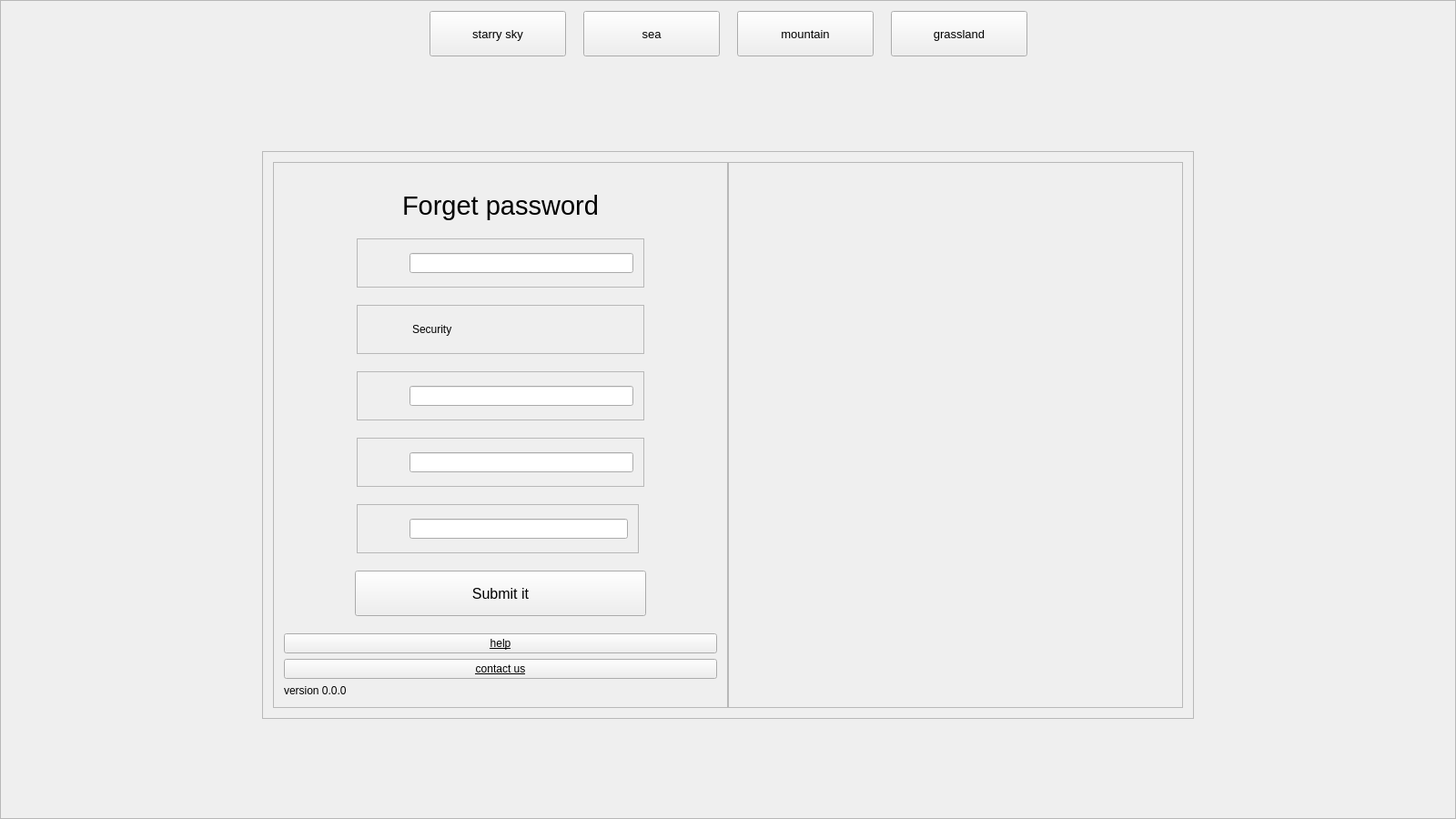
<?xml version="1.0" encoding="UTF-8"?>
<ui version="4.0">
 <class>Widget</class>
 <widget class="QWidget" name="Widget">
  <property name="geometry">
   <rect>
    <x>0</x>
    <y>0</y>
    <width>1600</width>
    <height>900</height>
   </rect>
  </property>
  <property name="minimumSize">
   <size>
    <width>800</width>
    <height>450</height>
   </size>
  </property>
  <property name="windowTitle">
   <string>Widget</string>
  </property>
  <property name="styleSheet">
   <string notr="true"/>
  </property>
  <layout class="QGridLayout" name="gridLayout">
   <property name="leftMargin">
    <number>0</number>
   </property>
   <property name="topMargin">
    <number>0</number>
   </property>
   <property name="rightMargin">
    <number>0</number>
   </property>
   <property name="bottomMargin">
    <number>0</number>
   </property>
   <property name="spacing">
    <number>0</number>
   </property>
   <item row="0" column="0">
    <widget class="QFrame" name="frame_background">
     <property name="styleSheet">
      <string notr="true"/>
     </property>
     <property name="frameShape">
      <enum>QFrame::StyledPanel</enum>
     </property>
     <property name="frameShadow">
      <enum>QFrame::Raised</enum>
     </property>
     <layout class="QGridLayout" name="gridLayout_3">
      <item row="0" column="0">
       <layout class="QVBoxLayout" name="verticalLayout_2">
        <item>
         <layout class="QHBoxLayout" name="horizontalLayout_14">
          <item>
           <spacer name="horizontalSpacer_16">
            <property name="orientation">
             <enum>Qt::Horizontal</enum>
            </property>
            <property name="sizeHint" stdset="0">
             <size>
              <width>13</width>
              <height>20</height>
             </size>
            </property>
           </spacer>
          </item>
          <item>
           <widget class="QPushButton" name="btn_1">
            <property name="sizePolicy">
             <sizepolicy hsizetype="Fixed" vsizetype="Fixed">
              <horstretch>0</horstretch>
              <verstretch>0</verstretch>
             </sizepolicy>
            </property>
            <property name="minimumSize">
             <size>
              <width>150</width>
              <height>50</height>
             </size>
            </property>
            <property name="maximumSize">
             <size>
              <width>150</width>
              <height>50</height>
             </size>
            </property>
            <property name="font">
             <font>
              <pointsize>10</pointsize>
             </font>
            </property>
            <property name="text">
             <string>starry sky</string>
            </property>
           </widget>
          </item>
          <item>
           <spacer name="horizontalSpacer_26">
            <property name="orientation">
             <enum>Qt::Horizontal</enum>
            </property>
            <property name="sizeType">
             <enum>QSizePolicy::Fixed</enum>
            </property>
            <property name="sizeHint" stdset="0">
             <size>
              <width>13</width>
              <height>20</height>
             </size>
            </property>
           </spacer>
          </item>
          <item>
           <widget class="QPushButton" name="btn_2">
            <property name="sizePolicy">
             <sizepolicy hsizetype="Fixed" vsizetype="Fixed">
              <horstretch>0</horstretch>
              <verstretch>0</verstretch>
             </sizepolicy>
            </property>
            <property name="minimumSize">
             <size>
              <width>150</width>
              <height>50</height>
             </size>
            </property>
            <property name="maximumSize">
             <size>
              <width>150</width>
              <height>50</height>
             </size>
            </property>
            <property name="font">
             <font>
              <pointsize>10</pointsize>
             </font>
            </property>
            <property name="text">
             <string>sea</string>
            </property>
           </widget>
          </item>
          <item>
           <spacer name="horizontalSpacer_27">
            <property name="orientation">
             <enum>Qt::Horizontal</enum>
            </property>
            <property name="sizeType">
             <enum>QSizePolicy::Fixed</enum>
            </property>
            <property name="sizeHint" stdset="0">
             <size>
              <width>13</width>
              <height>20</height>
             </size>
            </property>
           </spacer>
          </item>
          <item>
           <widget class="QPushButton" name="btn_3">
            <property name="sizePolicy">
             <sizepolicy hsizetype="Fixed" vsizetype="Fixed">
              <horstretch>0</horstretch>
              <verstretch>0</verstretch>
             </sizepolicy>
            </property>
            <property name="minimumSize">
             <size>
              <width>150</width>
              <height>50</height>
             </size>
            </property>
            <property name="maximumSize">
             <size>
              <width>150</width>
              <height>50</height>
             </size>
            </property>
            <property name="font">
             <font>
              <pointsize>10</pointsize>
             </font>
            </property>
            <property name="text">
             <string>mountain</string>
            </property>
           </widget>
          </item>
          <item>
           <spacer name="horizontalSpacer_28">
            <property name="orientation">
             <enum>Qt::Horizontal</enum>
            </property>
            <property name="sizeType">
             <enum>QSizePolicy::Fixed</enum>
            </property>
            <property name="sizeHint" stdset="0">
             <size>
              <width>13</width>
              <height>20</height>
             </size>
            </property>
           </spacer>
          </item>
          <item>
           <widget class="QPushButton" name="btn_4">
            <property name="sizePolicy">
             <sizepolicy hsizetype="Fixed" vsizetype="Fixed">
              <horstretch>0</horstretch>
              <verstretch>0</verstretch>
             </sizepolicy>
            </property>
            <property name="minimumSize">
             <size>
              <width>150</width>
              <height>50</height>
             </size>
            </property>
            <property name="maximumSize">
             <size>
              <width>150</width>
              <height>50</height>
             </size>
            </property>
            <property name="font">
             <font>
              <pointsize>10</pointsize>
             </font>
            </property>
            <property name="text">
             <string>grassland</string>
            </property>
           </widget>
          </item>
          <item>
           <spacer name="horizontalSpacer_19">
            <property name="orientation">
             <enum>Qt::Horizontal</enum>
            </property>
            <property name="sizeHint" stdset="0">
             <size>
              <width>13</width>
              <height>20</height>
             </size>
            </property>
           </spacer>
          </item>
         </layout>
        </item>
        <item>
         <spacer name="verticalSpacer_9">
          <property name="orientation">
           <enum>Qt::Vertical</enum>
          </property>
          <property name="sizeHint" stdset="0">
           <size>
            <width>20</width>
            <height>13</height>
           </size>
          </property>
         </spacer>
        </item>
        <item>
         <layout class="QHBoxLayout" name="horizontalLayout_9">
          <item>
           <spacer name="horizontalSpacer_17">
            <property name="orientation">
             <enum>Qt::Horizontal</enum>
            </property>
            <property name="sizeHint" stdset="0">
             <size>
              <width>40</width>
              <height>20</height>
             </size>
            </property>
           </spacer>
          </item>
          <item>
           <widget class="QFrame" name="frame">
            <property name="frameShape">
             <enum>QFrame::StyledPanel</enum>
            </property>
            <property name="frameShadow">
             <enum>QFrame::Raised</enum>
            </property>
            <layout class="QGridLayout" name="gridLayout_2">
             <item row="0" column="0">
              <layout class="QHBoxLayout" name="horizontalLayout_8">
               <property name="spacing">
                <number>0</number>
               </property>
               <item>
                <widget class="QFrame" name="frame_login">
                 <property name="sizePolicy">
                  <sizepolicy hsizetype="Minimum" vsizetype="Minimum">
                   <horstretch>0</horstretch>
                   <verstretch>0</verstretch>
                  </sizepolicy>
                 </property>
                 <property name="minimumSize">
                  <size>
                   <width>500</width>
                   <height>600</height>
                  </size>
                 </property>
                 <property name="maximumSize">
                  <size>
                   <width>500</width>
                   <height>600</height>
                  </size>
                 </property>
                 <property name="styleSheet">
                  <string notr="true"/>
                 </property>
                 <property name="frameShape">
                  <enum>QFrame::StyledPanel</enum>
                 </property>
                 <property name="frameShadow">
                  <enum>QFrame::Raised</enum>
                 </property>
                 <layout class="QGridLayout" name="gridLayout_10">
                  <item row="0" column="0">
                   <spacer name="verticalSpacer_12">
                    <property name="orientation">
                     <enum>Qt::Vertical</enum>
                    </property>
                    <property name="sizeHint" stdset="0">
                     <size>
                      <width>17</width>
                      <height>18</height>
                     </size>
                    </property>
                   </spacer>
                  </item>
                  <item row="1" column="0">
                   <layout class="QGridLayout" name="gridLayout_9">
                    <item row="12" column="0" colspan="2">
                     <layout class="QHBoxLayout" name="horizontalLayout_6">
                      <item>
                       <spacer name="horizontalSpacer_13">
                        <property name="orientation">
                         <enum>Qt::Horizontal</enum>
                        </property>
                        <property name="sizeHint" stdset="0">
                         <size>
                          <width>40</width>
                          <height>20</height>
                         </size>
                        </property>
                       </spacer>
                      </item>
                      <item>
                       <widget class="QPushButton" name="btn_forget">
                        <property name="sizePolicy">
                         <sizepolicy hsizetype="Fixed" vsizetype="Fixed">
                          <horstretch>0</horstretch>
                          <verstretch>0</verstretch>
                         </sizepolicy>
                        </property>
                        <property name="minimumSize">
                         <size>
                          <width>320</width>
                          <height>50</height>
                         </size>
                        </property>
                        <property name="maximumSize">
                         <size>
                          <width>320</width>
                          <height>50</height>
                         </size>
                        </property>
                        <property name="font">
                         <font>
                          <family>Arial</family>
                          <pointsize>12</pointsize>
                          <underline>false</underline>
                         </font>
                        </property>
                        <property name="text">
                         <string>Submit it</string>
                        </property>
                       </widget>
                      </item>
                      <item>
                       <spacer name="horizontalSpacer_14">
                        <property name="orientation">
                         <enum>Qt::Horizontal</enum>
                        </property>
                        <property name="sizeHint" stdset="0">
                         <size>
                          <width>40</width>
                          <height>20</height>
                         </size>
                        </property>
                       </spacer>
                      </item>
                     </layout>
                    </item>
                    <item row="2" column="0" colspan="2">
                     <layout class="QHBoxLayout" name="horizontalLayout_7">
                      <item>
                       <spacer name="horizontalSpacer_8">
                        <property name="orientation">
                         <enum>Qt::Horizontal</enum>
                        </property>
                        <property name="sizeType">
                         <enum>QSizePolicy::Fixed</enum>
                        </property>
                        <property name="sizeHint" stdset="0">
                         <size>
                          <width>80</width>
                          <height>20</height>
                         </size>
                        </property>
                       </spacer>
                      </item>
                      <item>
                       <widget class="QFrame" name="frame_pwd_2">
                        <property name="frameShape">
                         <enum>QFrame::StyledPanel</enum>
                        </property>
                        <property name="frameShadow">
                         <enum>QFrame::Raised</enum>
                        </property>
                        <layout class="QGridLayout" name="gridLayout_4">
                         <item row="0" column="0">
                          <layout class="QHBoxLayout" name="horizontalLayout_10">
                           <item>
                            <spacer name="horizontalSpacer_9">
                             <property name="orientation">
                              <enum>Qt::Horizontal</enum>
                             </property>
                             <property name="sizeType">
                              <enum>QSizePolicy::Fixed</enum>
                             </property>
                             <property name="sizeHint" stdset="0">
                              <size>
                               <width>10</width>
                               <height>20</height>
                              </size>
                             </property>
                            </spacer>
                           </item>
                           <item>
                            <widget class="QLabel" name="label_pwd_2">
                             <property name="sizePolicy">
                              <sizepolicy hsizetype="Fixed" vsizetype="Fixed">
                               <horstretch>0</horstretch>
                               <verstretch>0</verstretch>
                              </sizepolicy>
                             </property>
                             <property name="minimumSize">
                              <size>
                               <width>30</width>
                               <height>30</height>
                              </size>
                             </property>
                             <property name="maximumSize">
                              <size>
                               <width>30</width>
                               <height>30</height>
                              </size>
                             </property>
                             <property name="text">
                              <string/>
                             </property>
                            </widget>
                           </item>
                           <item>
                            <widget class="QLineEdit" name="username"/>
                           </item>
                          </layout>
                         </item>
                        </layout>
                       </widget>
                      </item>
                      <item>
                       <spacer name="horizontalSpacer_20">
                        <property name="orientation">
                         <enum>Qt::Horizontal</enum>
                        </property>
                        <property name="sizeType">
                         <enum>QSizePolicy::Fixed</enum>
                        </property>
                        <property name="sizeHint" stdset="0">
                         <size>
                          <width>80</width>
                          <height>20</height>
                         </size>
                        </property>
                       </spacer>
                      </item>
                     </layout>
                    </item>
                    <item row="14" column="0" colspan="2">
                     <widget class="QPushButton" name="btn_forget_3">
                      <property name="font">
                       <font>
                        <family>Arial</family>
                        <underline>true</underline>
                       </font>
                      </property>
                      <property name="styleSheet">
                       <string notr="true"/>
                      </property>
                      <property name="text">
                       <string>help</string>
                      </property>
                     </widget>
                    </item>
                    <item row="16" column="0" colspan="2">
                     <widget class="QLabel" name="label">
                      <property name="text">
                       <string>version 0.0.0</string>
                      </property>
                     </widget>
                    </item>
                    <item row="7" column="0" colspan="2">
                     <spacer name="verticalSpacer_7">
                      <property name="orientation">
                       <enum>Qt::Vertical</enum>
                      </property>
                      <property name="sizeHint" stdset="0">
                       <size>
                        <width>20</width>
                        <height>13</height>
                       </size>
                      </property>
                     </spacer>
                    </item>
                    <item row="15" column="0" colspan="2">
                     <widget class="QPushButton" name="btn_forget_2">
                      <property name="font">
                       <font>
                        <family>Arial</family>
                        <underline>true</underline>
                       </font>
                      </property>
                      <property name="text">
                       <string>contact us</string>
                      </property>
                     </widget>
                    </item>
                    <item row="11" column="0" colspan="2">
                     <spacer name="verticalSpacer_6">
                      <property name="orientation">
                       <enum>Qt::Vertical</enum>
                      </property>
                      <property name="sizeHint" stdset="0">
                       <size>
                        <width>17</width>
                        <height>13</height>
                       </size>
                      </property>
                     </spacer>
                    </item>
                    <item row="5" column="0" colspan="2">
                     <spacer name="verticalSpacer_15">
                      <property name="orientation">
                       <enum>Qt::Vertical</enum>
                      </property>
                      <property name="sizeHint" stdset="0">
                       <size>
                        <width>20</width>
                        <height>13</height>
                       </size>
                      </property>
                     </spacer>
                    </item>
                    <item row="8" column="0" colspan="2">
                     <layout class="QHBoxLayout" name="horizontalLayout_15">
                      <item>
                       <spacer name="horizontalSpacer_23">
                        <property name="orientation">
                         <enum>Qt::Horizontal</enum>
                        </property>
                        <property name="sizeType">
                         <enum>QSizePolicy::Fixed</enum>
                        </property>
                        <property name="sizeHint" stdset="0">
                         <size>
                          <width>80</width>
                          <height>20</height>
                         </size>
                        </property>
                       </spacer>
                      </item>
                      <item>
                       <widget class="QFrame" name="frame_pwd_5">
                        <property name="frameShape">
                         <enum>QFrame::StyledPanel</enum>
                        </property>
                        <property name="frameShadow">
                         <enum>QFrame::Raised</enum>
                        </property>
                        <layout class="QGridLayout" name="gridLayout_8">
                         <item row="0" column="0">
                          <layout class="QHBoxLayout" name="horizontalLayout_16">
                           <item>
                            <spacer name="horizontalSpacer_24">
                             <property name="orientation">
                              <enum>Qt::Horizontal</enum>
                             </property>
                             <property name="sizeType">
                              <enum>QSizePolicy::Fixed</enum>
                             </property>
                             <property name="sizeHint" stdset="0">
                              <size>
                               <width>10</width>
                               <height>20</height>
                              </size>
                             </property>
                            </spacer>
                           </item>
                           <item>
                            <widget class="QLabel" name="label_pwd_5">
                             <property name="sizePolicy">
                              <sizepolicy hsizetype="Fixed" vsizetype="Fixed">
                               <horstretch>0</horstretch>
                               <verstretch>0</verstretch>
                              </sizepolicy>
                             </property>
                             <property name="minimumSize">
                              <size>
                               <width>30</width>
                               <height>30</height>
                              </size>
                             </property>
                             <property name="maximumSize">
                              <size>
                               <width>30</width>
                               <height>30</height>
                              </size>
                             </property>
                             <property name="text">
                              <string/>
                             </property>
                            </widget>
                           </item>
                           <item>
                            <widget class="QLineEdit" name="new_password"/>
                           </item>
                          </layout>
                         </item>
                        </layout>
                       </widget>
                      </item>
                      <item>
                       <spacer name="horizontalSpacer_25">
                        <property name="orientation">
                         <enum>Qt::Horizontal</enum>
                        </property>
                        <property name="sizeType">
                         <enum>QSizePolicy::Fixed</enum>
                        </property>
                        <property name="sizeHint" stdset="0">
                         <size>
                          <width>80</width>
                          <height>20</height>
                         </size>
                        </property>
                       </spacer>
                      </item>
                     </layout>
                    </item>
                    <item row="3" column="0" colspan="2">
                     <spacer name="verticalSpacer_16">
                      <property name="orientation">
                       <enum>Qt::Vertical</enum>
                      </property>
                      <property name="sizeHint" stdset="0">
                       <size>
                        <width>17</width>
                        <height>13</height>
                       </size>
                      </property>
                     </spacer>
                    </item>
                    <item row="13" column="0" colspan="2">
                     <spacer name="verticalSpacer_8">
                      <property name="orientation">
                       <enum>Qt::Vertical</enum>
                      </property>
                      <property name="sizeHint" stdset="0">
                       <size>
                        <width>17</width>
                        <height>13</height>
                       </size>
                      </property>
                     </spacer>
                    </item>
                    <item row="1" column="0" colspan="2">
                     <spacer name="verticalSpacer">
                      <property name="orientation">
                       <enum>Qt::Vertical</enum>
                      </property>
                      <property name="sizeHint" stdset="0">
                       <size>
                        <width>17</width>
                        <height>13</height>
                       </size>
                      </property>
                     </spacer>
                    </item>
                    <item row="0" column="0" colspan="2">
                     <layout class="QHBoxLayout" name="horizontalLayout">
                      <item>
                       <spacer name="horizontalSpacer">
                        <property name="orientation">
                         <enum>Qt::Horizontal</enum>
                        </property>
                        <property name="sizeHint" stdset="0">
                         <size>
                          <width>40</width>
                          <height>20</height>
                         </size>
                        </property>
                       </spacer>
                      </item>
                      <item>
                       <widget class="QLabel" name="label_login">
                        <property name="font">
                         <font>
                          <family>Arial</family>
                          <pointsize>22</pointsize>
                         </font>
                        </property>
                        <property name="styleSheet">
                         <string notr="true"/>
                        </property>
                        <property name="text">
                         <string>Forget password</string>
                        </property>
                       </widget>
                      </item>
                      <item>
                       <spacer name="horizontalSpacer_2">
                        <property name="orientation">
                         <enum>Qt::Horizontal</enum>
                        </property>
                        <property name="sizeHint" stdset="0">
                         <size>
                          <width>40</width>
                          <height>20</height>
                         </size>
                        </property>
                       </spacer>
                      </item>
                     </layout>
                    </item>
                    <item row="4" column="0" colspan="2">
                     <layout class="QHBoxLayout" name="horizontalLayout_11">
                      <item>
                       <spacer name="horizontalSpacer_10">
                        <property name="orientation">
                         <enum>Qt::Horizontal</enum>
                        </property>
                        <property name="sizeType">
                         <enum>QSizePolicy::Fixed</enum>
                        </property>
                        <property name="sizeHint" stdset="0">
                         <size>
                          <width>80</width>
                          <height>20</height>
                         </size>
                        </property>
                       </spacer>
                      </item>
                      <item>
                       <widget class="QFrame" name="frame_pwd_3">
                        <property name="frameShape">
                         <enum>QFrame::StyledPanel</enum>
                        </property>
                        <property name="frameShadow">
                         <enum>QFrame::Raised</enum>
                        </property>
                        <layout class="QGridLayout" name="gridLayout_5">
                         <item row="0" column="0">
                          <layout class="QHBoxLayout" name="horizontalLayout_12">
                           <item>
                            <spacer name="horizontalSpacer_11">
                             <property name="orientation">
                              <enum>Qt::Horizontal</enum>
                             </property>
                             <property name="sizeType">
                              <enum>QSizePolicy::Fixed</enum>
                             </property>
                             <property name="sizeHint" stdset="0">
                              <size>
                               <width>13</width>
                               <height>20</height>
                              </size>
                             </property>
                            </spacer>
                           </item>
                           <item>
                            <widget class="QLabel" name="label_pwd_3">
                             <property name="sizePolicy">
                              <sizepolicy hsizetype="Fixed" vsizetype="Fixed">
                               <horstretch>0</horstretch>
                               <verstretch>0</verstretch>
                              </sizepolicy>
                             </property>
                             <property name="minimumSize">
                              <size>
                               <width>30</width>
                               <height>30</height>
                              </size>
                             </property>
                             <property name="maximumSize">
                              <size>
                               <width>30</width>
                               <height>30</height>
                              </size>
                             </property>
                             <property name="text">
                              <string/>
                             </property>
                            </widget>
                           </item>
                           <item>
                            <widget class="QLabel" name="security_label">
                             <property name="font">
                              <font>
                               <family>Arial</family>
                              </font>
                             </property>
                             <property name="text">
                              <string>Security</string>
                             </property>
                            </widget>
                           </item>
                          </layout>
                         </item>
                        </layout>
                       </widget>
                      </item>
                      <item>
                       <spacer name="horizontalSpacer_21">
                        <property name="orientation">
                         <enum>Qt::Horizontal</enum>
                        </property>
                        <property name="sizeType">
                         <enum>QSizePolicy::Fixed</enum>
                        </property>
                        <property name="sizeHint" stdset="0">
                         <size>
                          <width>80</width>
                          <height>20</height>
                         </size>
                        </property>
                       </spacer>
                      </item>
                     </layout>
                    </item>
                    <item row="6" column="0" colspan="2">
                     <layout class="QHBoxLayout" name="horizontalLayout_5">
                      <item>
                       <spacer name="horizontalSpacer_12">
                        <property name="orientation">
                         <enum>Qt::Horizontal</enum>
                        </property>
                        <property name="sizeType">
                         <enum>QSizePolicy::Fixed</enum>
                        </property>
                        <property name="sizeHint" stdset="0">
                         <size>
                          <width>80</width>
                          <height>20</height>
                         </size>
                        </property>
                       </spacer>
                      </item>
                      <item>
                       <widget class="QFrame" name="frame_pwd_4">
                        <property name="frameShape">
                         <enum>QFrame::StyledPanel</enum>
                        </property>
                        <property name="frameShadow">
                         <enum>QFrame::Raised</enum>
                        </property>
                        <layout class="QGridLayout" name="gridLayout_6">
                         <item row="0" column="0">
                          <layout class="QHBoxLayout" name="horizontalLayout_13">
                           <item>
                            <spacer name="horizontalSpacer_15">
                             <property name="orientation">
                              <enum>Qt::Horizontal</enum>
                             </property>
                             <property name="sizeType">
                              <enum>QSizePolicy::Fixed</enum>
                             </property>
                             <property name="sizeHint" stdset="0">
                              <size>
                               <width>10</width>
                               <height>20</height>
                              </size>
                             </property>
                            </spacer>
                           </item>
                           <item>
                            <widget class="QLabel" name="label_pwd_4">
                             <property name="sizePolicy">
                              <sizepolicy hsizetype="Fixed" vsizetype="Fixed">
                               <horstretch>0</horstretch>
                               <verstretch>0</verstretch>
                              </sizepolicy>
                             </property>
                             <property name="minimumSize">
                              <size>
                               <width>30</width>
                               <height>30</height>
                              </size>
                             </property>
                             <property name="maximumSize">
                              <size>
                               <width>30</width>
                               <height>30</height>
                              </size>
                             </property>
                             <property name="text">
                              <string/>
                             </property>
                            </widget>
                           </item>
                           <item>
                            <widget class="QLineEdit" name="security_answer"/>
                           </item>
                          </layout>
                         </item>
                        </layout>
                       </widget>
                      </item>
                      <item>
                       <spacer name="horizontalSpacer_22">
                        <property name="orientation">
                         <enum>Qt::Horizontal</enum>
                        </property>
                        <property name="sizeType">
                         <enum>QSizePolicy::Fixed</enum>
                        </property>
                        <property name="sizeHint" stdset="0">
                         <size>
                          <width>80</width>
                          <height>20</height>
                         </size>
                        </property>
                       </spacer>
                      </item>
                     </layout>
                    </item>
                    <item row="10" column="0">
                     <layout class="QHBoxLayout" name="horizontalLayout_17">
                      <item>
                       <spacer name="horizontalSpacer_29">
                        <property name="orientation">
                         <enum>Qt::Horizontal</enum>
                        </property>
                        <property name="sizeType">
                         <enum>QSizePolicy::Fixed</enum>
                        </property>
                        <property name="sizeHint" stdset="0">
                         <size>
                          <width>80</width>
                          <height>20</height>
                         </size>
                        </property>
                       </spacer>
                      </item>
                      <item>
                       <widget class="QFrame" name="frame_pwd_6">
                        <property name="frameShape">
                         <enum>QFrame::StyledPanel</enum>
                        </property>
                        <property name="frameShadow">
                         <enum>QFrame::Raised</enum>
                        </property>
                        <layout class="QGridLayout" name="gridLayout_11">
                         <item row="0" column="0">
                          <layout class="QHBoxLayout" name="horizontalLayout_18">
                           <item>
                            <spacer name="horizontalSpacer_30">
                             <property name="orientation">
                              <enum>Qt::Horizontal</enum>
                             </property>
                             <property name="sizeType">
                              <enum>QSizePolicy::Fixed</enum>
                             </property>
                             <property name="sizeHint" stdset="0">
                              <size>
                               <width>10</width>
                               <height>20</height>
                              </size>
                             </property>
                            </spacer>
                           </item>
                           <item>
                            <widget class="QLabel" name="label_pwd_6">
                             <property name="sizePolicy">
                              <sizepolicy hsizetype="Fixed" vsizetype="Fixed">
                               <horstretch>0</horstretch>
                               <verstretch>0</verstretch>
                              </sizepolicy>
                             </property>
                             <property name="minimumSize">
                              <size>
                               <width>30</width>
                               <height>30</height>
                              </size>
                             </property>
                             <property name="maximumSize">
                              <size>
                               <width>30</width>
                               <height>30</height>
                              </size>
                             </property>
                             <property name="text">
                              <string/>
                             </property>
                            </widget>
                           </item>
                           <item>
                            <widget class="QLineEdit" name="check_password"/>
                           </item>
                          </layout>
                         </item>
                        </layout>
                       </widget>
                      </item>
                      <item>
                       <spacer name="horizontalSpacer_31">
                        <property name="orientation">
                         <enum>Qt::Horizontal</enum>
                        </property>
                        <property name="sizeType">
                         <enum>QSizePolicy::Fixed</enum>
                        </property>
                        <property name="sizeHint" stdset="0">
                         <size>
                          <width>80</width>
                          <height>20</height>
                         </size>
                        </property>
                       </spacer>
                      </item>
                     </layout>
                    </item>
                    <item row="9" column="0">
                     <spacer name="verticalSpacer_2">
                      <property name="orientation">
                       <enum>Qt::Vertical</enum>
                      </property>
                      <property name="sizeHint" stdset="0">
                       <size>
                        <width>17</width>
                        <height>13</height>
                       </size>
                      </property>
                     </spacer>
                    </item>
                   </layout>
                  </item>
                 </layout>
                </widget>
               </item>
               <item>
                <widget class="QFrame" name="frame_pic">
                 <property name="sizePolicy">
                  <sizepolicy hsizetype="Minimum" vsizetype="Minimum">
                   <horstretch>0</horstretch>
                   <verstretch>0</verstretch>
                  </sizepolicy>
                 </property>
                 <property name="minimumSize">
                  <size>
                   <width>500</width>
                   <height>600</height>
                  </size>
                 </property>
                 <property name="styleSheet">
                  <string notr="true"/>
                 </property>
                 <property name="frameShape">
                  <enum>QFrame::StyledPanel</enum>
                 </property>
                 <property name="frameShadow">
                  <enum>QFrame::Raised</enum>
                 </property>
                </widget>
               </item>
              </layout>
             </item>
            </layout>
           </widget>
          </item>
          <item>
           <spacer name="horizontalSpacer_18">
            <property name="orientation">
             <enum>Qt::Horizontal</enum>
            </property>
            <property name="sizeHint" stdset="0">
             <size>
              <width>40</width>
              <height>20</height>
             </size>
            </property>
           </spacer>
          </item>
         </layout>
        </item>
        <item>
         <spacer name="verticalSpacer_10">
          <property name="orientation">
           <enum>Qt::Vertical</enum>
          </property>
          <property name="sizeHint" stdset="0">
           <size>
            <width>20</width>
            <height>13</height>
           </size>
          </property>
         </spacer>
        </item>
       </layout>
      </item>
     </layout>
    </widget>
   </item>
  </layout>
 </widget>
 <layoutdefault spacing="6" margin="11"/>
 <resources/>
 <connections/>
</ui>
